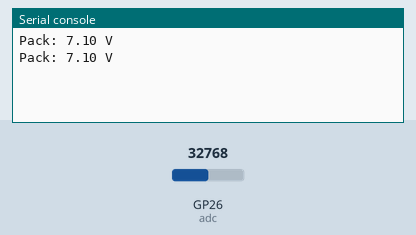
Bench run of a program on a simulated Raspberry Pi Pico running MicroPython. Shown: the last lines printed to the serial console. Inputs (shaded band) come from the test bench; at power-on: GP26 (adc) = 32768 (analog values on the 0–65535 scale).

Above: at 1.2 s.
1.3 s: GP26 (adc) set to 45874
At 2.6 s:
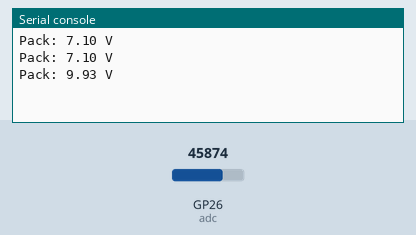
2.8 s: GP26 (adc) set to 57670
At 3.8 s:
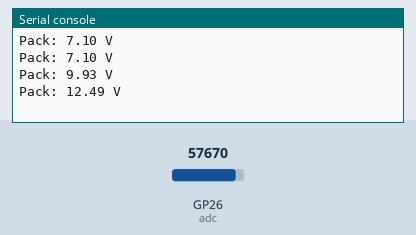
Timing chart, 0 to 5.8 s (numbered marks = the images above; inputs shaded):
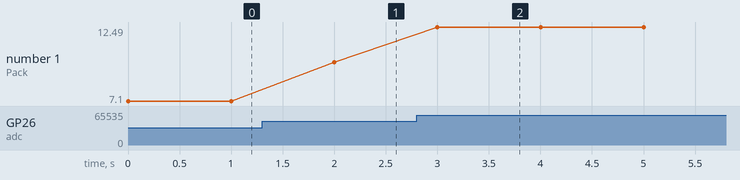

The program:

example.py
```python
# On a Raspberry Pi Pico running MicroPython, reads ADC0 (GP26) through a 330k/100k divider, calculates the 2S pack voltage, and prints the voltage every second.
#
# Buy this module: https://shillehtek.com/products/hx-2s-jh20-2s-7-4v-18650-lithium-battery-protection-board-10a-with-balancer
# Full manual: https://shillehtek.com/blogs/shillehtek-product-manuals/hx-2s-jh20-2s-7-4v-18650-lithium-battery-protection-board-10a-with-balancer-manual
# More examples: https://github.com/shillehbean/shillehtek-examples
#

# Pico reads pack voltage through a 330k/100k divider on ADC0 (GP26)
# 8.4V / 4.3 = 1.95V at ADC -- safely below 3.3V

from machine import ADC
import time

adc = ADC(0)
divider_ratio = 4.3
v_ref = 3.3

while True:
    raw = adc.read_u16()
    v_adc = (raw / 65535) * v_ref
    v_pack = v_adc * divider_ratio
    print("Pack: {:.2f} V".format(v_pack))
    time.sleep(1)
```

Measured:
- after the input at 1.3 s, the serial console: prints a new line after 0.70 s (image 1)
- after the input at 2.8 s, the serial console: prints a new line after 0.20 s (image 2)
- plotted number 1: 7.1 → 9.93 after the input at 1.3 s, 9.93 → 12.49 after the input at 2.8 s
